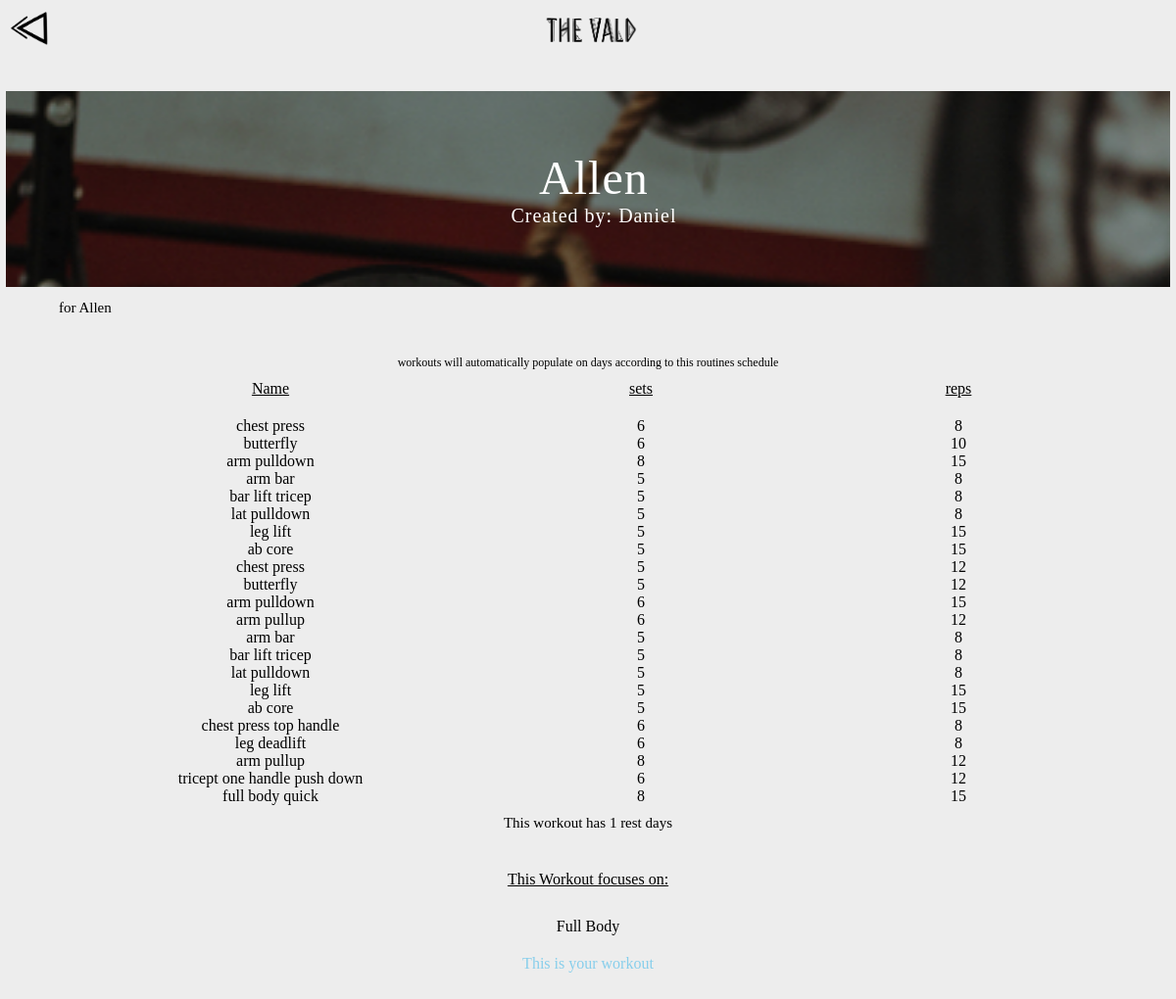
The app's page /community/info/9/ (signed in) with its own data.
### create_db_wo.py (models this page shows)
class W(Base):
	__tablename__ = 'w'
	name = Column(
		String(180))
	owner_id = Column(
		Integer, ForeignKey('user.id'))
	user = relationship(User)
	has_weeks = Column(
		Boolean, default = True )
	uploaded = Column(
		Boolean, default = False)
	original_owner = Column(
		Integer, default = 0)
	rating = Column (
		Integer, default = 0)
	description = Column(
		Text())
	full_body = Column(
		Boolean, default = False)
	upper_body = Column(
		Boolean, default = False)
	lower_body = Column(
		Boolean, default = False)
	featured = Column(
		Boolean, default = False)
	download_count = Column(
		Integer, default = 0)
	r_1 = Column(
		Text())
	r_2 = Column(
		Text())
	r_3 = Column(
		Integer)
	r_4 = Column(
		Integer)
	id = Column(
		Integer, primary_key = True)

class User(UserMixin, Base):
	__tablename__ = 'user'
	name_first = Column(
		String(80), nullable = False)
	name_last = Column(
		String(80), nullable = False)
	email = Column(
		String(180), nullable = False)
	p = Column(
		String(80), nullable = False)
	is_validated = Column(
		String(80), default = 'no')
	initial_key = Column(
		BigInteger)
	pValid = Column(
		Integer, default = 1 )
	profile_picture = Column(
		String(180))
	starting_weight = Column(
		Integer)
	current_weight = Column(
		String(180))
	goal_photo_ini = Column(
		String(180))
	goal_photo_2 = Column(
		String(180))
	goal_photo_3 = Column(
		String(180))
	e_rated = Column(
		Text())
	r_1 = Column(
		Text())
	r_2 = Column(
		Text())
	r_3 = Column(
		Integer)
	r_4 = Column(
		Integer)
	id = Column(
		Integer, primary_key = True)

class E(Base):
	__tablename__ = 'e'
	name = Column(
		String(180))
	sets = Column(
		Integer, default = 0)
	reps = Column(
		Integer, default = 0)
	rest_between_minutes = Column(
		Integer, default = 0)
	rest_between_seconds = Column(
		Integer, default = 0)
	time_for_set = Column(
		Integer, default = 0)
	w_id = Column(
		Integer, ForeignKey('w.id'))
	w = relationship(W)
	user_id = Column(
		Integer, ForeignKey('user.id'))
	user = relationship(User)
	weight = Column(
		Integer, default = 0)
	previous_weight = Column(
		Integer, default = 0)
	day = Column(
		String(80))
	r_1 = Column(
		Text())
	r_2 = Column(
		Text())
	r_3 = Column(
		Integer)
	r_4 = Column(
		Integer)
	id = Column(
		Integer, primary_key = True)

### workoutServer.py (the view)
@app.route('/community/info/<int:workout_id>/')
@login_required
def workoutInfo(workout_id):
	print('inside main')
	this_user = get_cur_user()
	workout = session.query(W).filter_by(id = workout_id).one()
	imageTester = ['za1.jpg','za2.jpg','za3.jpg','za4.jpg','za5.jpg','za6.jpg','za7.jpg']
	randomizer = randint(0, len(imageTester) - 1)
	all_users = session.query(User).all()
	all_e = session.query(E).filter_by(w_id = workout_id).all()
	days_rest = ['monday','tuesday','wednesday','thursday','friday','saturday','sunday']
	has_day = False
	rest_days = 0
	for i in range(0, len(days_rest)):
		for a in all_e:
			if a.day == days_rest[i]:
				has_day = True
				print(a.day + ' is equal to ' + days_rest[i])
		if has_day == False:
			rest_days = rest_days + 1
			print(rest_days)
		has_day= False
	for a in all_users:
		if a.id == workout.original_owner:
			original_owner = a
	return render_template('workoutInfo.html', rest_days = rest_days, this_user = this_user, all_e = all_e, workout= workout, image = imageTester[randomizer],original_owner = original_owner)

### workoutServer.py (called while the page is built)
@login_manager.user_loader
def load_user(id):
    user = session.query(User).filter_by(id = id).one()
    return user

@app.teardown_request
def remove_session(ex=None):
    session.remove()

def get_cur_user():
	this_user = session.query(User).filter_by(id = current_user.id).one()
	return this_user

### templates/workoutInfo.html (shortened to what this page needs)
<!DOCTYPE html>
<html>
<head>
	<link rel="stylesheet" type="text/css" href="{{ url_for('static', filename='default.css') }}">
  <link rel="stylesheet" type=text/css media="screen and (max-width:950px)" href="{{ url_for('static', filename='defaultSmall.css') }}">
</head>
<body>
<div class='topBar'>
  <div id = 'ws_nameMain'><div id = 'aboveNameMain'></div>
        <div id = 'undernameMain'></div>
      </div>
  <div id='backIcon' class='pullDown' onclick="goBack()" ></div>
  </div>
  <div class= indexMain id = "mainImage">
        <div id="mainContent">
  <div id = 'mainSquaresBodyInfo' class =pullDown>
      <div class = 'mainSquareMain'>
        <div class="button-container-13" id = 'showDates'>
              <button id='mainSquareButtonInfo' type="button" name="Hover" style="background-image:url({{url_for('static', filename = image)}})">{{workout.name.capitalize()}}<div id =infoCreatedBy>Created by: {{original_owner.name_first}}</div></button>
          </div>
      </div>
      <div id = infoDescription>{{workout.description}}</div>
      <div class=eD>
        <div class=eTop>
          <div class='e100W'>workouts will automatically populate on days according to this routines schedule</div>
          <div class = eItemName style="text-decoration: underline;">Name</div><div class = eItem style="text-decoration: underline;">sets</div><div class = eItem style="text-decoration: underline;">reps</div> </div>
        {% for a in all_e %}
        <div class = eItemName style="text-decoration: none !important;">{{a.name}}</div><div class = eItem>{{a.sets}}</div><div class = eItem>{{a.reps}}</div>
       {% endfor %}
      </div>
      <div class='e100W' style="margin-top: 10px; font-size: 15px;"> This workout has {{rest_days}} rest days</div>
       <div class=eD>
        <div class=eTop ><div class = efocus style="text-decoration: underline;">This Workout focuses on:</div> </div>
        {% if workout.full_body == True %}
        <div class = efocus>Full Body</div>
        {% endif %}
      </div>
       {% if this_user.id == workout.original_owner %}
       <div class=e100w class='pullDown' style="color: skyblue; width: 100%; margin: 20px auto;">This is your workout</div>
                  {% endif %}
    </div>
        </div>
  </div>
</body>
</html>

### static/defaultSmall.css (style rules this page uses)
* { box-sizing: border-box; margin: 0px; padding: 0px; }
html { margin: 0px; padding: 0px; }
body { background-color: #ededed; }
.indexMain { width: 100vw; min-height: 80%; max-height: 80%; background-color: #ededed; display: flex; flex-wrap: wrap; margin: 0 ; padding: 0; text-align: center; }
#ws_nameMain { display: block; width: 100%; min-height: 5.5vmax; max-height: 5.5vmax; margin: 0 auto; }
#aboveNameMain { height: 55px; width: 120px; background-image: url('titlesimple.png'); background-size: cover; animation: none; background-repeat: no-repeat; }
#undernameMain { width: 100%; min-height: 20px; max-height: 20px; font-size: 20px; font-family: 'Cinzel'; color: black; text-align: center; margin: 0 auto; letter-spacing: 0px; padding-right: 0; }
#mainImage { background-image: none; max-height: 100%; background-size: cover; background-repeat: no-repeat; align-content: center center; z-index: -5; margin: 0 ; padding: 0; }
#mainContent { display: flex; flex-wrap: wrap; position: absolute; min-width: 90%; top: ; z-index: 10; left: 50%; transform: translate(-50%, 0); max-height: 85vh; background-color: #ededed; }
#backIcon { height: 40px; width: 40px; background-image: url('backArrow2.png'); position: absolute; top: 10px; left: 10px; z-index: 200; background-size: contain; animation: none; background-repeat: no-repeat; }
#mainSquaresBodyInfo { display: flex; flex-wrap: wrap; width: 100%; margin: auto; }
.mainSquareMain { display: flex; flex-wrap: wrap; min-width: 95%; max-width: 95%; height: 200px; text-align: center; margin: 3px auto; }
#mainSquareButtonInfo { max-height: 100%; background-size: cover; background-repeat: no-repeat; align-content: inherit; font-size: 4vmax; font-family: 'Cinzel'; box-shadow: 1px 0px 4px rgba(0, 0, 0, 0.4); }
#infoCreatedBy { width: 100%; font-size: 20px; color: #fff; z-index: 1000; }
#infoDescription { width: 90%; text-align: left; color: black; font-family: 'Cinzel'; font-size: 15px; white-space: pre-line; margin:20px auto; }
.eD { width: 90%; display: flex; flex-wrap: wrap; margin: 0 auto; }
.eTop { display: flex; flex-wrap: wrap; min-width: 100%; margin: 20px auto; }
.e100W { width: 100%; text-align: center; font-family: 'Cinzel'; color: black; text-decoration: none !important; margin: auto auto 10px auto; font-size: 12px; }
.eItem { width: 30%; font-family: 'Cinzel'; color: black; margin: 0 auto; text-align: center; }
.eItemName { width: 40%; font-family: 'Cinzel'; color: black; margin: 0 auto; text-align: center; }
.efocus { margin-top: 10px; width: 100%; text-align: center; color: black; font-family: 'Cinzel'; }
.topBar { width: 100%; position: relative; min-height: 80px; top: 0; background-color: #ededed; display: flex; flex-wrap:wrap; }
.button-container-13 { position: relative; width: 100px; height: 40px; margin-left: auto; margin-right: auto; margin-top: 10px; overflow: hidden; font-family: 'Cinzel'; font-weight: 300; font-size: 20px; letter-spacing: 1px; border: none; }
.button-container-13 button { width: 101%; height: 100%; font-family: 'Cinzel'; font-weight: 300; font-size: 20px; letter-spacing: 1px; background: #000; background-color: rgb(66, 182, 215); border: none; color: #fff; cursor: pointer; }
.pullDown { animation-name: pullDown; -webkit-animation-name: pullDown; animation-duration: 1.1s; -webkit-animation-duration: 1.1s; animation-timing-function: ease-out; -webkit-animation-timing-function: ease-out; transform-origin: 50% 0%; -ms-transform-origin: 50% 0%; -webkit-transform-origin: 50% 0%; }

### records on screen
W: name "Allen", description "for Allen"
User: name_first "Daniel"
E: name "chest press", sets "6", reps "8"
E: name "butterfly", sets "6", reps "10"
E: name "arm pulldown", sets "8", reps "15"
E: name "arm bar", sets "5", reps "8"
E: name "bar lift tricep", sets "5", reps "8"
E: name "lat pulldown", sets "5", reps "8"
E: name "leg lift", sets "5", reps "15"
E: name "ab core", sets "5", reps "15"
E: name "chest press", sets "5", reps "12"
E: name "butterfly", sets "5", reps "12"
E: name "arm pulldown", sets "6", reps "15"
E: name "arm pullup", sets "6", reps "12"
E: name "arm bar", sets "5", reps "8"
E: name "bar lift tricep", sets "5", reps "8"
E: name "lat pulldown", sets "5", reps "8"
E: name "leg lift", sets "5", reps "15"
E: name "ab core", sets "5", reps "15"
E: name "chest press top handle", sets "6", reps "8"
E: name "leg deadlift", sets "6", reps "8"
E: name "arm pullup", sets "8", reps "12"
E: name "tricept one handle push down", sets "6", reps "12"
E: name "full body quick", sets "8", reps "15"

### other values on screen
{{ rest_days }} "1"
